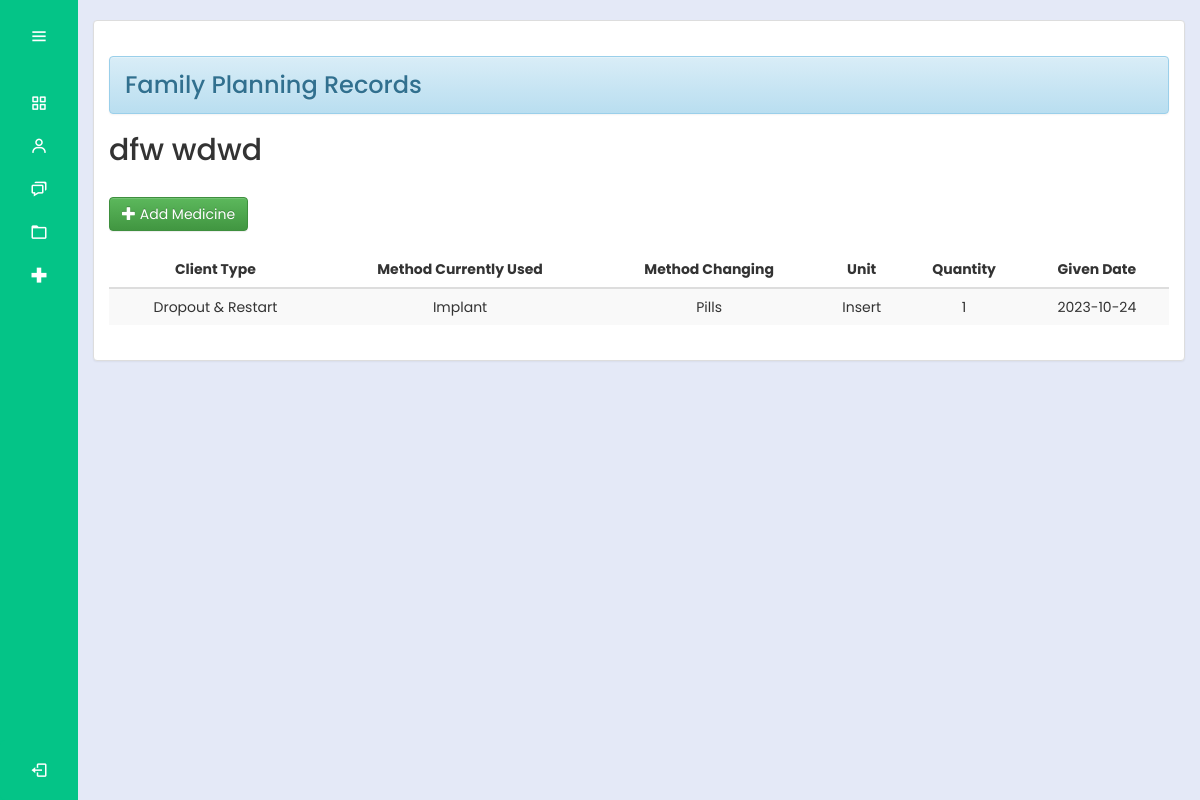
/bhw/individual_records_FP.php?residentId=299 (signed in), run on the app's committed database.
### tables this page shows
CREATE TABLE `residentrecords` (
  `residentId` int(30) NOT NULL,
  `productId` int(30) NOT NULL,
  `lastName` varchar(200) NOT NULL,
  `firstName` varchar(200) NOT NULL,
  `middleName` varchar(200) NOT NULL,
  `dateBirth` date NOT NULL,
  `age` int(10) NOT NULL,
  `sex` varchar(10) NOT NULL,
  `civilStatus` varchar(20) NOT NULL,
  `occupation` varchar(100) NOT NULL,
  `houseNumber` varchar(100) NOT NULL,
  `address` varchar(100) NOT NULL,
  `contactNumber` varchar(11) NOT NULL
);

CREATE TABLE `contraceptivemethod_request` (
  `contraceptiveId` int(100) NOT NULL,
  `residentId` varchar(100) NOT NULL,
  `lastName` varchar(100) NOT NULL,
  `firstName` varchar(100) NOT NULL,
  `middleName` varchar(100) NOT NULL,
  `productId` varchar(100) NOT NULL,
  `productName` varchar(100) NOT NULL,
  `unit` varchar(50) NOT NULL,
  `quantity_req` int(100) NOT NULL,
  `givenDate` date NOT NULL,
  `clientType` varchar(100) NOT NULL,
  `changingMethod` varchar(50) NOT NULL,
  `reason` varchar(200) NOT NULL
);

### bhw/individual_records_FP.php (the view, shortened to what this page needs)
<?php
@include "../connection/connect.php";
if(isset($_SESSION['user_data'])){
?>
<!DOCTYPE html>
<html lang="en">
<head>
  <link rel="stylesheet" href="../cssmainmenu/style.css">
  <link href='https://unpkg.com/boxicons@2.1.4/css/boxicons.min.css' rel='stylesheet'>
  <link rel = "stylesheet" type = "text/css" href = "../css/bootstrap.css " />
  <link rel = "stylesheet" type = "text/css" href = "../css/style.css" />
  <link rel="stylesheet" href="https://maxcdn.bootstrapcdn.com/bootstrap/3.3.5/css/bootstrap.min.css">
  <link rel="stylesheet" href="https://maxcdn.bootstrapcdn.com/bootstrap/3.3.5/css/bootstrap-theme.min.css">
<link rel="stylesheet" href="https://maxcdn.bootstrapcdn.com/bootstrap/3.3.5/css/bootstrap-theme.min.css">
</head>
<body>
<?php try {
    include_once('side_menu.php');
} catch (Exception $e) {
    echo "Error: " . $e->getMessage();
}
 ?>
  <section class="home-section">
   <br>
				<div class="container-fluid">
		<div class="panel panel-default">
			<div class="panel-body">
				<h3><div class="alert alert-info">Family Planning Records</div></h3>
        <div>
                  <?php
                if (isset($_GET['residentId'])) {
                      $desiredresidentId = $_GET['residentId'];
                      $query = $mysqli->query("SELECT * FROM residentrecords WHERE residentId = '$desiredresidentId'");
                      while ($fetch = $query->fetch_assoc()) {
                        echo '<h2>' .  $fetch['lastName'] . ' ' . $fetch['firstName'] . ' ' . $fetch['middleName']. '</h2>';
                    }
                  } else {
                    echo '<tr><td colspan="3">Resident ID not provided in the URL.</td></tr>';
                }
                ?>
              </div>
              <br />
                <?php
                    if (isset($_GET['residentId'])) {
                        $residentId = $_GET['residentId'];
                        echo '<a class="btn btn-success" href="add_contraceptive.php?residentId=' . $residentId . '"><i class="glyphicon glyphicon-plus"></i> Add Medicine</a>';
                    } else {
                        echo '<p>Resident ID not provided.</p>';
                    }
                  ?>
                  <br /><br />
                  <table id="table" class="table table-striped table-hover">
                    <thead>
                      <tr>
                        <th style="text-align: center;">Client Type</th>
                        <th style="text-align: center;">Method Currently Used</th>
                        <th style="text-align: center;">Method Changing</th>
                        <th style="text-align: center;">Unit</th>
                        <th style="text-align: center;">Quantity</th>
                        <th style="text-align: center;">Given Date</th>
                      </tr>
                    </thead>
                <tbody>
              <?php
              if (isset($_GET['residentId'])) {
                  $query = $mysqli->query("SELECT * FROM contraceptivemethod_request WHERE residentId = '$desiredresidentId' ORDER BY givenDate DESC");
                  if ($query->num_rows > 0) {
                      while ($fetch = $query->fetch_assoc()) {
                          echo '<tr>';
                          echo '<td style="text-align: center;">' . $fetch['clientType'] . '</td>';
                          echo '<td style="text-align: center;">' . $fetch['changingMethod'] . '</td>';
                          echo '<td style="text-align: center;">'. $fetch['productName'] . '</td>';
                          echo '<td style="text-align: center;">' . $fetch['unit'] . '</td>';
                          echo '<td style="text-align: center;">' . $fetch['quantity_req'] . '</td>';
                          echo '<td style="text-align: center;">' . $fetch['givenDate'] . '</td>';
                          echo '</tr>';
                      }
                  } else {
                      echo '<tr><td colspan="3">No records found! </td></tr>';
                  }
              } else {
                  echo '<tr><td colspan="3">Resident ID not provided in the URL.</td></tr>';
              }
              ?>
              </tbody>
          </table>
        </div>
      </div>
    </div>
  </section>
</body>
</html>
<?php
}
else{
	header("Location:.././index.php?error=UnAuthorized Access");
}

### cssmainmenu/style.css (style rules this page uses)
:root { --color-default: #04c487; --color-second:#04c487; --color-white:#fff; --color-body:#e4e9f7; --color-light:#e0e0e0; }
* { padding: 0%; margin: 0%; box-sizing: border-box; font-family: 'Poppins', sans-serif; }
body { min-height: 100vh; }
.home-section { position: relative; background-color: var(--color-body); min-height: 100vh; top:0; left:78px; width: calc(100% - 78px); transition: all .5s ease; z-index: 2; }

### css/style.css (style rules this page uses)
body { font-family: Arial, sans-serif; }

### data on the page
residentrecords: lastName "dfw", firstName "wdwd"
contraceptivemethod_request: clientType "Dropout & Restart", changingMethod "Implant", productName "Pills", unit "Insert", quantity_req "1", givenDate "2023-10-24"
